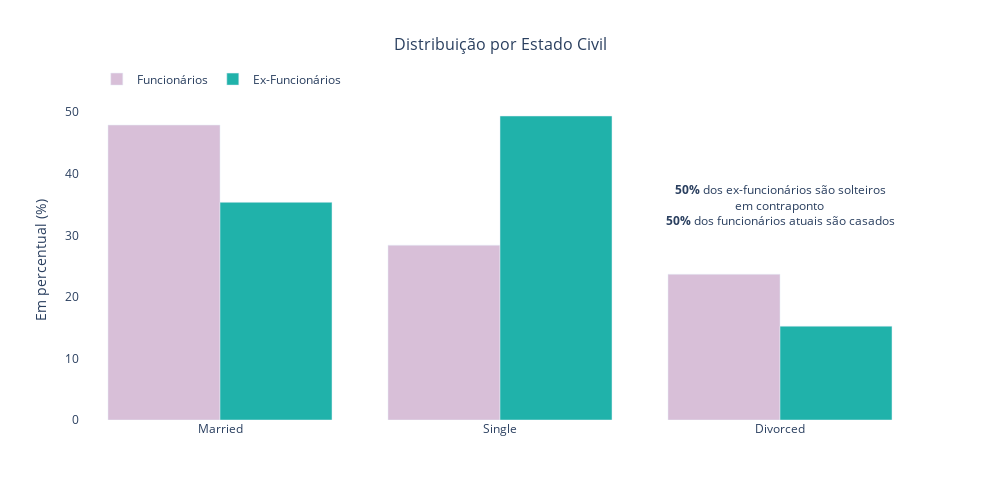

The notebook cell saved with this chart:
### Code cell
# Distribuição de MaritalStatus

fig = go.Figure()

fig.add_trace(go.Bar(
    x=dados_funcionarios['MaritalStatus'].value_counts(normalize=True).index,
    y=dados_funcionarios['MaritalStatus'].value_counts(normalize=True)*100,
    marker_color='thistle',
    name='Funcionários'
))

fig.add_trace(go.Bar(
    x=dados_ex_funcionarios['MaritalStatus'].value_counts(normalize=True).index,
    y=dados_ex_funcionarios['MaritalStatus'].value_counts(normalize=True)*100,
    marker_color='lightseagreen',
    name='Ex-Funcionários'
))

fig.update_layout(
    title='Distribuição por Estado Civil',
    title_x=0.5, 
    title_font=dict(size=16),  
    barmode='group',
    width=1000,
    height=500, 
    plot_bgcolor='rgba(0,0,0,0)',
    legend=dict(
        orientation="h",
        yanchor="bottom",
        y=1.02,
        xanchor="left",
        x=0.02  
))

fig.add_annotation(
    x=2, 
    y=35,
    text="<b>50%</b> dos ex-funcionários são solteiros</b><br>em contraponto <b><br>50%</b> dos funcionários atuais são casados",
    showarrow=False,
    font=dict(size=12),
    align='center')

fig.update_yaxes(title="Em percentual (%)")

fig.show()

### Figure 1 — Plotly figure (JSON) as saved in the notebook; plotly's stock layout.template omitted (floating-point values rounded to 4 significant figures)
{"data": [{"marker": {"color": "thistle"}, "name": "Funcionários", "type": "bar", "x": ["Married", "Single", "Divorced"], "y": [47.92, 28.4, 23.67]}, {"marker": {"color": "lightseagreen"}, "name": "Ex-Funcionários", "type": "bar", "x": ["Single", "Married", "Divorced"], "y": [49.39, 35.37, 15.24]}], "layout": {"annotations": [{"align": "center", "font": {"size": 12}, "showarrow": false, "text": "<b>50%</b> dos ex-funcionários são solteiros</b><br>em contraponto <b><br>50%</b> dos funcionários atuais são casados", "x": 2, "y": 35}], "barmode": "group", "height": 500, "legend": {"orientation": "h", "x": 0.02, "xanchor": "left", "y": 1.02, "yanchor": "bottom"}, "plot_bgcolor": "rgba(0,0,0,0)", "title": {"font": {"size": 16}, "text": "Distribuição por Estado Civil", "x": 0.5}, "width": 1000, "yaxis": {"title": {"text": "Em percentual (%)"}}}}
